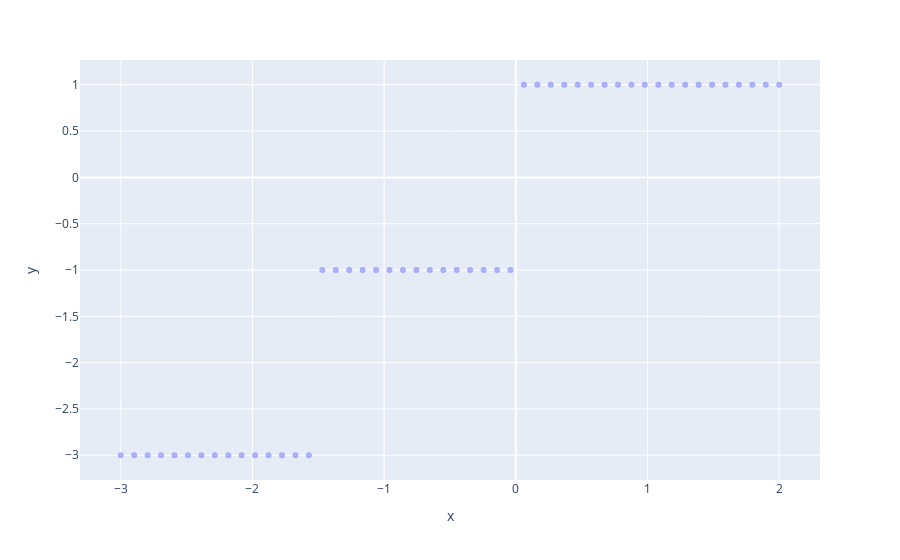

Notebook cell for this chart:
### Code cell
nw_estimator_0 = nadaraya_watson_diffusion(PRNGKey(42), test_data, schedule, log_gaussian_kernel, 0.01)
plot_samples_scatter(jax.vmap(nw_estimator_0, in_axes=(0,None,None))(jnp.linspace(-3, 2, 50), jnp.array([1.5]), 50))

### Figure 1 — Plotly figure (JSON) as saved in the notebook; plotly's stock layout.template omitted (floating-point values rounded to 4 significant figures)
{"data": [{"hovertemplate": "x=%{x}<br>y=%{y}<extra></extra>", "legendgroup": "", "marker": {"color": "#636efa", "opacity": 0.5, "symbol": "circle"}, "mode": "markers", "name": "", "orientation": "v", "showlegend": false, "type": "scatter", "x": [-3, -2.898, -2.796, -2.694, -2.592, -2.49, -2.388, -2.286, -2.184, -2.082, -1.98, -1.878, -1.776, -1.673, -1.571, -1.469, -1.367, -1.265, -1.163, -1.061, -0.9592, -0.8571, -0.7551, -0.6531, -0.551, -0.449, -0.3469, -0.2449, -0.1429, -0.04082, 0.06122, 0.1633, 0.2653, 0.3673, 0.4694, 0.5714, 0.6735, 0.7755, 0.8776, 0.9796, 1.082, 1.184, 1.286, 1.388, 1.49, 1.592, 1.694, 1.796, 1.898, 2], "xaxis": "x", "y": [-3, -3, -3, -3, -3, -3, -3, -3, -3, -3, -3, -3, -3, -3, -3, -1, -1, -1, -1, -1, -1, -1, -1, -1, -1, -1, -1, -1, -1, -1, 1, 1, 1, 1, 1, 1, 1, 1, 1, 1, 1, 1, 1, 1, 1, 1, 1, 1, 1, 1], "yaxis": "y"}], "layout": {"legend": {"tracegroupgap": 0}, "margin": {"t": 60}, "xaxis": {"anchor": "y", "domain": [0, 1], "title": {"text": "x"}}, "yaxis": {"anchor": "x", "domain": [0, 1], "title": {"text": "y"}}}}
